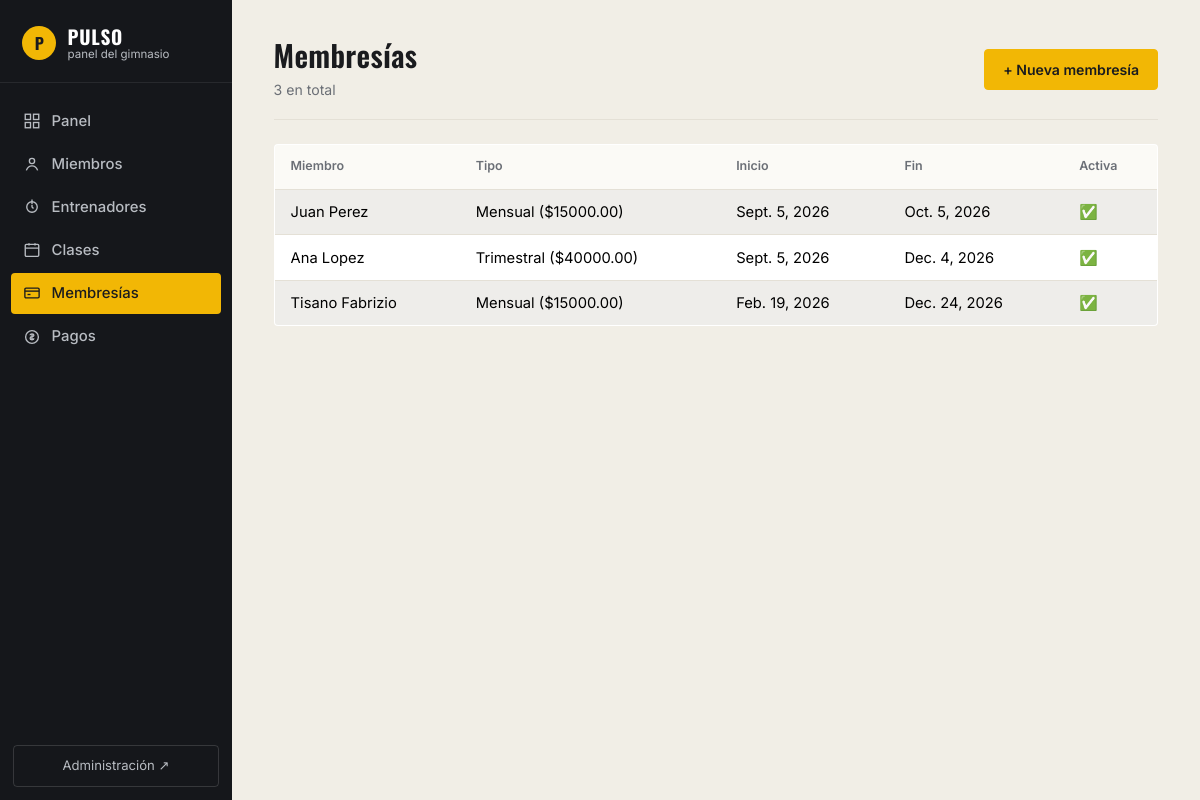
Page /membresias/ on the committed database.
### gym/models.py (models this page shows, shortened)
class Membresia(models.Model):
    miembro = models.ForeignKey(Miembro, on_delete=models.CASCADE, related_name="membresias")
    tipo = models.ForeignKey(TipoMembresia, on_delete=models.PROTECT)
    fecha_inicio = models.DateField()
    fecha_fin = models.DateField()
    activa = models.BooleanField(default=True)

class Miembro(models.Model):
    ESTADO_CHOICES = [
        ("activo", "Activo"),
        ("inactivo", "Inactivo"),
        ("suspendido", "Suspendido"),
    ]
    nombre = models.CharField(max_length=100)
    apellido = models.CharField(max_length=100)
    dni = models.CharField(max_length=20, unique=True)
    email = models.EmailField(blank=True)
    telefono = models.CharField(max_length=20, blank=True)
    fecha_nacimiento = models.DateField(null=True, blank=True)
    fecha_inscripcion = models.DateField(auto_now_add=True)
    estado = models.CharField(max_length=20, choices=ESTADO_CHOICES, default="activo")
    foto = models.ImageField(upload_to="miembros/", blank=True, null=True)
    def __str__(self):
        return f"{self.nombre} {self.apellido}"

class TipoMembresia(models.Model):
    nombre = models.CharField(max_length=50)  # Mensual, Trimestral, Anual
    precio = models.DecimalField(max_digits=8, decimal_places=2)
    duracion_dias = models.PositiveIntegerField()
    descripcion = models.TextField(blank=True)
    def __str__(self):
        return f"{self.nombre} (${self.precio})"

### gym/views.py (the view)
# urls.py: path("membresias/", views.membresia_list, name="membresia_list"),
def membresia_list(request):
    membresias = Membresia.objects.select_related("miembro", "tipo").order_by("-fecha_inicio")
    return render(request, "gym/membresia_list.html", {"membresias": membresias})

### gym/templates/gym/membresia_list.html (shortened to what this page needs)
{% extends "gym/base.html" %}
{% block contenido %}
<div class="page-header">
  <div>
    <h2>Membresías</h2>
    <span class="page-subtitle">{{ membresias|length }} en total</span>
  </div>
  <a href="{% url 'gym:membresia_create' %}" class="btn btn-primary">+ Nueva membresía</a>
</div>
<table class="table table-striped bg-white">
  <thead><tr><th>Miembro</th><th>Tipo</th><th>Inicio</th><th>Fin</th><th>Activa</th></tr></thead>
  <tbody>
    {% for m in membresias %}
    <tr>
      <td>{{ m.miembro }}</td>
      <td>{{ m.tipo }}</td>
      <td>{{ m.fecha_inicio }}</td>
      <td>{{ m.fecha_fin }}</td>
      <td>{% if m.activa %}✅{% else %}❌{% endif %}</td>
    </tr>
    {% endfor %}
  </tbody>
</table>
{% endblock %}

### static/css/estilos.css (style rules this page uses)
:root { --bg: #F1EEE6; --surface: #FFFFFF; --surface-tint: #FBFAF6; --ink: #1A1B1E; --muted: #6B6F76; --line: #E4E0D6; --sidebar: #15171B; --sidebar-text: #B8BCC2; --accent: #F2B705; --accent-ink: #1A1B1E; --rust: #C1502E; --danger: #C0392B; --success: #3E7C4A; --radius: 4px; }
* { box-sizing: border-box; }
html { scrollbar-color: var(--line) transparent; }
body { font-family: 'Inter', sans-serif; background: var(--bg); color: var(--ink); margin: 0; }
h1, h2, h3, h4, h5, h6 { font-family: 'Oswald', sans-serif; font-weight: 600; letter-spacing: .01em; color: var(--ink); }
h2 { font-size: 1.85rem; margin-bottom: 0; }
a { color: var(--ink); }
.page-header { display: flex; justify-content: space-between; align-items: center; flex-wrap: wrap; gap: .8rem; margin-bottom: 1.5rem; padding-bottom: 1.1rem; border-bottom: 1px solid var(--line); }
.page-header h2 { margin-bottom: .2rem; }
.page-header .page-subtitle { color: var(--muted); font-size: .88rem; }
.btn { font-family: 'Inter', sans-serif; font-weight: 600; font-size: .88rem; border-radius: var(--radius); padding: .55rem 1.15rem; border: 1px solid transparent; transition: background .15s ease, border-color .15s ease, color .15s ease, transform .1s ease; }
.btn-primary { background: var(--accent); border-color: var(--accent); color: var(--accent-ink); }
.table { background: var(--surface); border: 1px solid var(--line); border-radius: var(--radius); overflow: hidden; }
.table thead th { background: var(--surface-tint); font-family: 'Inter', sans-serif; font-weight: 600; font-size: .78rem; color: var(--muted); border-bottom: 1px solid var(--line); padding: .8rem 1rem; position: sticky; top: 0; }
.table td { padding: .7rem 1rem; border-bottom: 1px solid var(--line); font-size: .92rem; vertical-align: middle; }
.table tbody tr { transition: background-color .12s ease; }
.table-striped > tbody > tr:nth-of-type(odd) > * { background-color: var(--surface-tint); }
.table tbody tr:last-child td { border-bottom: none; }

### rows in the picture
Membresia: miembro "Juan Perez", tipo "Mensual ($15000.00)", fecha_inicio "Sept. 5, 2026", fecha_fin "Oct. 5, 2026"
Membresia: miembro "Ana Lopez", tipo "Trimestral ($40000.00)", fecha_inicio "Sept. 5, 2026", fecha_fin "Dec. 4, 2026"
Membresia: miembro "Tisano Fabrizio", tipo "Mensual ($15000.00)", fecha_inicio "Feb. 19, 2026", fecha_fin "Dec. 24, 2026"

### other values in the picture
{{ membresias|length }} "3"
